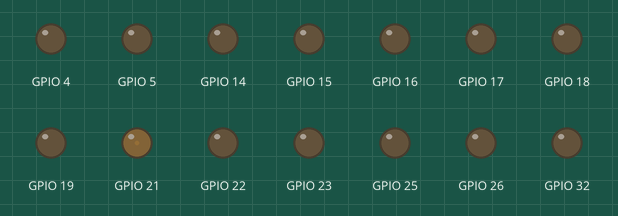
Simulated run of this sketch. Board: ESP32. Shown: output pins drawn as LEDs (lit = HIGH).

Above: at 0.05 s.
At 2.15 s:
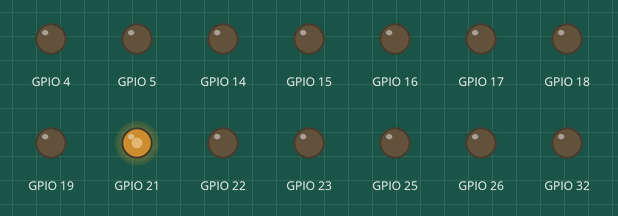
At 3.45 s:
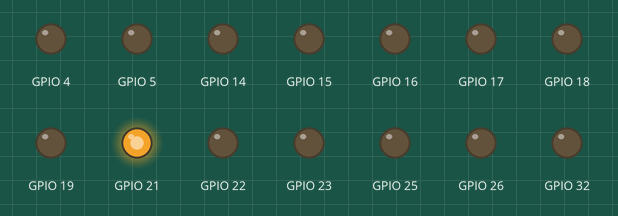
At 6.9 s:
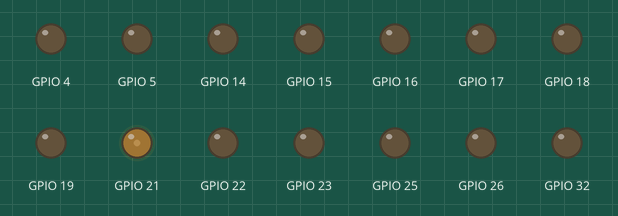
Timing chart, 0 to 10.0 s (numbered marks = the images above):
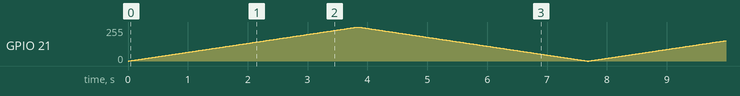

The sketch:

pwm.ino
```cpp
void setup() {
  // Set output pins
  pinMode(GPIO_NUM_21, OUTPUT);
  pinMode(GPIO_NUM_17, OUTPUT);
  pinMode(GPIO_NUM_16, OUTPUT);
  pinMode(GPIO_NUM_19, OUTPUT);
  pinMode(GPIO_NUM_18, OUTPUT);
  pinMode(GPIO_NUM_5, OUTPUT);
  pinMode(GPIO_NUM_4, OUTPUT);
  pinMode(GPIO_NUM_25, OUTPUT);
  pinMode(GPIO_NUM_26, OUTPUT);
  pinMode(GPIO_NUM_23, OUTPUT);
  pinMode(GPIO_NUM_22, OUTPUT);
  pinMode(GPIO_NUM_14, OUTPUT);
  pinMode(GPIO_NUM_32, OUTPUT);
  pinMode(GPIO_NUM_15, OUTPUT);

  // Drive outputs LOW
  digitalWrite(GPIO_NUM_21, LOW);
  digitalWrite(GPIO_NUM_17, LOW);
  digitalWrite(GPIO_NUM_16, LOW);
  digitalWrite(GPIO_NUM_19, LOW);
  digitalWrite(GPIO_NUM_18, LOW);
  digitalWrite(GPIO_NUM_5, LOW);
  digitalWrite(GPIO_NUM_4, LOW);
  digitalWrite(GPIO_NUM_25, LOW);
  digitalWrite(GPIO_NUM_26, LOW);
  digitalWrite(GPIO_NUM_23, LOW);
  digitalWrite(GPIO_NUM_22, LOW);
  digitalWrite(GPIO_NUM_14, LOW);
  digitalWrite(GPIO_NUM_32, LOW);
  digitalWrite(GPIO_NUM_15, LOW);
}

void loop(){
  // increase the LED brightness
  for(int dutyCycle = 0; dutyCycle <= 255; dutyCycle++){
    // changing the LED brightness with PWM
    analogWrite(GPIO_NUM_21, dutyCycle);
    delay(15);
  }

  // decrease the LED brightness
  for(int dutyCycle = 255; dutyCycle >= 0; dutyCycle--){
    // changing the LED brightness with PWM
    analogWrite(GPIO_NUM_21, dutyCycle);
    delay(15);
  }
}
```
